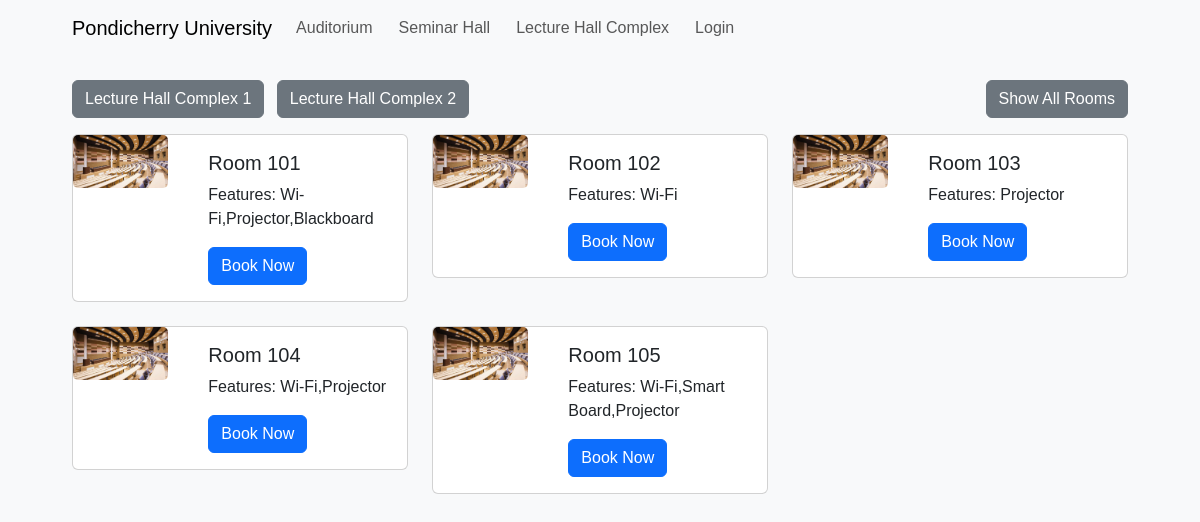
Page /complex.php?complex_id=1 on the committed database.
### tables this page shows
CREATE TABLE `lecture_hall_complex` (
  `complex_id` int(11) NOT NULL,
  `complex_name` varchar(100) NOT NULL,
  `location` varchar(100) DEFAULT NULL,
  `in_charge_id` int(11) DEFAULT NULL,
  `image` varchar(255) DEFAULT NULL
);

CREATE TABLE `lecture_hall_rooms` (
  `room_id` int(11) NOT NULL,
  `complex_id` int(11) DEFAULT NULL,
  `room_name` varchar(100) NOT NULL,
  `capacity` int(11) DEFAULT NULL,
  `features` set('Wi-Fi','Smart Board','Projector','Blackboard','None') DEFAULT NULL,
  `status` enum('Available','Under Maintenance') DEFAULT 'Available',
  `image` varchar(255) DEFAULT NULL
);

### complex.php (the view, shortened to what this page needs)
<?php
include 'db_connection.php';
$loggedIn = isset($_SESSION['role']);
$complexes = $db->query("SELECT * FROM lecture_hall_complex")->fetch_all(MYSQLI_ASSOC);
$complex_id = isset($_GET['complex_id']) ? intval($_GET['complex_id']) : null;
$rooms = [];
if ($complex_id) {
    $rooms = $db->query("SELECT * FROM lecture_hall_rooms WHERE complex_id = $complex_id")->fetch_all(MYSQLI_ASSOC);
} else {
    $rooms = $db->query("SELECT * FROM lecture_hall_rooms")->fetch_all(MYSQLI_ASSOC);
}
?>
<!DOCTYPE html>
<html lang="en">
<head>
    <link href="https://cdn.jsdelivr.net/npm/bootstrap@5.3.0/dist/css/bootstrap.min.css" rel="stylesheet">
    <link rel="stylesheet" href="styles.css">
</head>
<body>
<nav class="navbar navbar-expand-lg navbar-light bg-light">
    <div class="container">
        <a class="navbar-brand" href="index.php">Pondicherry University</a>
        <div class="collapse navbar-collapse" id="navbarNav">
            <ul class="navbar-nav">
                <li class="nav-item"><a class="nav-link" href="index.php?type=auditorium">Auditorium</a></li>
                <li class="nav-item"><a class="nav-link" href="index.php?type=seminar_hall">Seminar Hall</a></li>
                <li class="nav-item"><a class="nav-link" href="complex.php">Lecture Hall Complex</a></li>
                <?php if ($loggedIn): ?>
                    <li class='nav-item'><a class='nav-link' href='logout.php'>Logout</a></li>
                <?php else: ?>
                    <li class='nav-item'><a class='nav-link' href='login.html'>Login</a></li>
                <?php endif; ?>
            </ul>
        </div>
    </div>
</nav>
<div class="container mt-4">
    <div id="complexButtons" class="mb-3">
        <?php foreach ($complexes as $complex): ?>
            <a href="complex.php?complex_id=<?php echo $complex['complex_id']; ?>" class="btn btn-secondary me-2">
                <?php echo htmlspecialchars($complex['complex_name']); ?>
            </a>
        <?php endforeach; ?>
        <a href="complex.php" class="btn btn-secondary" style="float: right;">Show All Rooms</a>
    </div>
    <div id="roomList" class="row">
        <?php if ($rooms): ?>
            <?php foreach ($rooms as $room): ?>
    <div class="col-lg-4 col-md-6 col-sm-12 mb-4">
        <div class="card" onclick="window.location.href='room_details.php?room_id=<?php echo $room['room_id']; ?>&type=lecture_hall_complex'">
            <div class="row no-gutters">
                <div class="col-md-4">
                    <img src="<?php echo htmlspecialchars($room['image']); ?>" class="card-img" alt="<?php echo htmlspecialchars($room['room_name']); ?>" style="width: 100%; height: auto;">
                </div>
                <div class="col-md-8">
                    <div class="card-body">
                        <h5 class="card-title"><?php echo htmlspecialchars($room['room_name']); ?></h5>
                        <p class="card-text">Features: <?php echo htmlspecialchars($room['features']); ?></p>
                        <button class="btn btn-primary"
                            data-bs-toggle="modal"
                            data-bs-target="#bookingModal"
                            data-roomid="<?php echo $room['room_id']; ?>"
                            data-roomname="<?php echo htmlspecialchars($room['room_name']); ?>"
                            onclick="event.stopPropagation();">Book Now</button>
                    </div>
                </div>
            </div>
        </div>
    </div>
<?php endforeach; ?>
        <?php else: ?>
            <p>No rooms available for this complex.</p>
        <?php endif; ?>
    </div>
</div>
</body>
</html>

### styles.css (style rules this page uses)
body { font-family: Arial, sans-serif; background-color: #f8f9fa; margin: 0; padding: 0; }
.container { width: 90%; margin: auto; overflow: hidden; }
nav ul { list-style: none; padding: 0; }
nav ul li { display: inline; margin-right: 10px; }
nav ul li a { color: #fff; text-decoration: none; }

### complex.php (style rules this page uses)
.card { cursor: pointer; }

### rows in the picture
lecture_hall_complex: complex_name "Lecture Hall Complex 1"
lecture_hall_complex: complex_name "Lecture Hall Complex 2"
lecture_hall_rooms: image (picture), room_name "Room 101", features "Wi-Fi,Projector,Blackboard"
lecture_hall_rooms: image (picture), room_name "Room 102", features "Wi-Fi"
lecture_hall_rooms: image (picture), room_name "Room 103", features "Projector"
lecture_hall_rooms: image (picture), room_name "Room 104", features "Wi-Fi,Projector"
lecture_hall_rooms: image (picture), room_name "Room 105", features "Wi-Fi,Smart Board,Projector"
